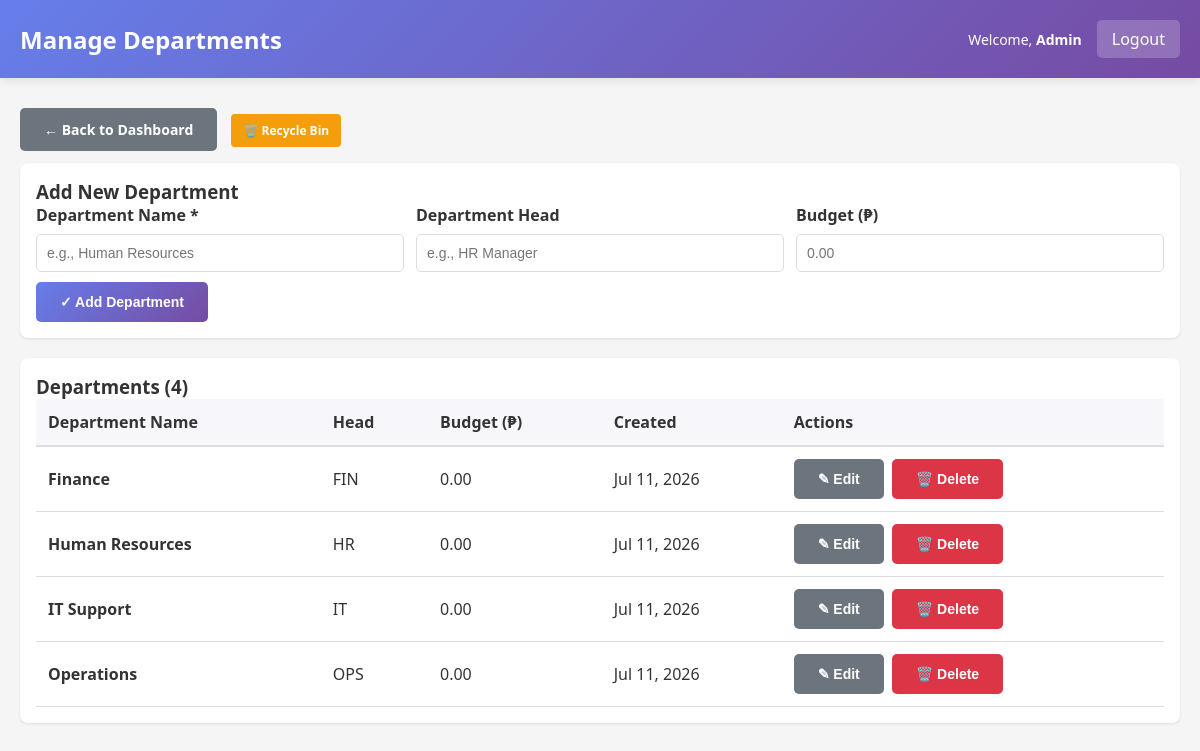
Screenshot of /hrgetafee-simple/admin/manage_departments.php (signed in) with the database file from the repository.
### tables this page shows
CREATE TABLE `employees` (
  `employee_id` int(11) NOT NULL,
  `employee_code` varchar(20) NOT NULL,
  `first_name` varchar(50) NOT NULL,
  `last_name` varchar(50) NOT NULL,
  `email` varchar(100) NOT NULL,
  `phone` varchar(20) DEFAULT NULL,
  `position` varchar(100) DEFAULT NULL,
  `employment_type` enum('Regular','Casual','Job Order','COS') DEFAULT 'Regular',
  `salary` decimal(10,2) DEFAULT NULL,
  `date_hired` date DEFAULT NULL,
  `status` enum('active','inactive') DEFAULT 'active',
  `created_at` timestamp NOT NULL DEFAULT current_timestamp(),
  `updated_at` timestamp NOT NULL DEFAULT current_timestamp() ON UPDATE current_timestamp(),
  `department` varchar(100) DEFAULT NULL,
  `qr_code` varchar(255) DEFAULT NULL,
  `qr_generated_date` datetime DEFAULT NULL
);

CREATE TABLE `departments` (
  `dept_id` int(11) NOT NULL,
  `dept_name` varchar(100) NOT NULL,
  `dept_head` varchar(100) DEFAULT NULL,
  `budget` decimal(12,2) DEFAULT NULL,
  `created_date` timestamp NOT NULL DEFAULT current_timestamp(),
  `is_deleted` tinyint(1) DEFAULT 0,
  `deleted_at` timestamp NULL DEFAULT NULL,
  `deleted_by` int(11) DEFAULT NULL
);

### hrgetafee-simple/includes/functions.php (called while the page is built, shortened)
<?php
function get_employee_info($conn, $employee_id) {
    $stmt = $conn->prepare("SELECT * FROM employees WHERE employee_id = ? LIMIT 1");
    $stmt->bind_param("i", $employee_id);
    $stmt->execute();
    $res = $stmt->get_result();
    $row = $res->fetch_assoc();
    return $row ?: null;
}
function format_date($date) {
    return date('M d, Y', strtotime($date));
}
?>

### hrgetafee-simple/admin/manage_departments.php (the view, shortened to what this page needs)
<?php
require_once '../config/database.php';
require_once '../includes/functions.php';
$admin = get_employee_info($conn, $_SESSION['employee_id']);
$departments = [];
$stmt = $conn->prepare("SELECT dept_id, dept_name, dept_head, budget, created_date FROM departments WHERE is_deleted = FALSE ORDER BY dept_name");
if ($stmt) {
    $stmt->execute();
    $res = $stmt->get_result();
    $departments = $res ? $res->fetch_all(MYSQLI_ASSOC) : [];
}
?>
<!doctype html>
<html lang="en">
<head>
  <link rel="stylesheet" href="../assets/css/style.css">
</head>
<body>
  <div class="navbar">
    <h2>Manage Departments</h2>
    <div class="navbar-user">
      <span>Welcome, <strong><?php echo htmlspecialchars($admin['first_name'] ?? 'Admin'); ?></strong></span>
      <a href="../logout.php">Logout</a>
    </div>
  </div>
  <div class="container">
    <a href="dashboard.php" class="btn btn-secondary" style="margin-bottom:12px">← Back to Dashboard</a>
    <a href="recycle_bin.php" class="recycle-link">🗑️ Recycle Bin</a>
    <section style="background:#fff;padding:16px;border-radius:8px;margin-bottom:20px;box-shadow:0 1px 3px rgba(0,0,0,0.1)">
      <h3>Add New Department</h3>
      <form method="POST" action="">
        <div class="form-row">
          <div class="col">
            <label>Department Name *</label>
            <input type="text" name="dept_name" required placeholder="e.g., Human Resources">
          </div>
          <div class="col">
            <label>Department Head</label>
            <input type="text" name="dept_head" placeholder="e.g., HR Manager">
          </div>
          <div class="col">
            <label>Budget (₱)</label>
            <input type="number" step="0.01" min="0" name="budget" placeholder="0.00">
          </div>
        </div>
        <div style="margin-top:10px;">
          <button class="btn btn-primary" type="submit">✓ Add Department</button>
        </div>
      </form>
    </section>
    <section style="background:#fff;padding:16px;border-radius:8px;box-shadow:0 1px 3px rgba(0,0,0,0.1)">
      <h3>Departments (<?php echo count($departments); ?>)</h3>
      <?php if (empty($departments)): ?>
        <div style="padding:20px;text-align:center;color:#666">No departments found. Create one above!</div>
      <?php else: ?>
        <table>
          <thead>
            <tr>
              <th>Department Name</th>
              <th>Head</th>
              <th>Budget (₱)</th>
              <th>Created</th>
              <th>Actions</th>
            </tr>
          </thead>
          <tbody>
            <?php foreach ($departments as $d): ?>
              <tr>
                <td><strong><?php echo htmlspecialchars($d['dept_name']); ?></strong></td>
                <td><?php echo htmlspecialchars($d['dept_head'] ?? '-'); ?></td>
                <td><?php echo htmlspecialchars(number_format($d['budget'], 2)); ?></td>
                <td><?php echo htmlspecialchars(format_date($d['created_date'])); ?></td>
                <td>
                  <div class="actions-small">
                    <button class="btn btn-secondary" onclick="toggleEdit(<?php echo (int)$d['dept_id']; ?>)">✎ Edit</button>
                    <form method="POST" action="" style="display:inline" onsubmit="return confirm('Move this department to recycle bin?')">
                      <button class="btn btn-danger" type="submit">🗑️ Delete</button>
                    </form>
                  </div>
                </td>
              </tr>
            <?php endforeach; ?>
          </tbody>
        </table>
      <?php endif; ?>
    </section>
  </div>
</body>
</html>

### hrgetafee-simple/assets/css/style.css (style rules this page uses)
* { margin: 0; padding: 0; box-sizing: border-box; }
body { font-family: 'Segoe UI', Tahoma, Geneva, Verdana, sans-serif; background-color: #f5f5f5; color: #333; }
.navbar { background: linear-gradient(135deg, #667eea 0%, #764ba2 100%); color: white; padding: 20px; display: flex; justify-content: space-between; align-items: center; box-shadow: 0 2px 10px rgba(0, 0, 0, 0.1); }
.navbar h2 { font-size: 24px; font-weight: 600; }
.navbar-user { display: flex; gap: 15px; align-items: center; }
.navbar-user span { font-size: 14px; }
.navbar-user a { background: rgba(255, 255, 255, 0.2); color: white; padding: 8px 15px; text-decoration: none; border-radius: 5px; transition: background 0.3s; }
.container { max-width: 1200px; margin: 30px auto; padding: 0 20px; }
.btn { display: inline-block; padding: 12px 24px; border: none; border-radius: 5px; cursor: pointer; font-size: 14px; font-weight: 600; text-decoration: none; transition: all 0.3s; }
.btn-primary { background: linear-gradient(135deg, #667eea 0%, #764ba2 100%); color: white; }
.btn-danger { background: #dc3545; color: white; }
.btn-secondary { background: #6c757d; color: white; }
table { width: 100%; border-collapse: collapse; }
table thead { background-color: #f8f9fa; border-bottom: 2px solid #ddd; }
table th { padding: 12px; text-align: left; font-weight: 600; color: #333; }
table td { padding: 12px; border-bottom: 1px solid #ddd; }
label { display: block; margin-bottom: 8px; font-weight: 600; color: #333; }
input[type="text"], input[type="email"], input[type="password"], input[type="number"], input[type="date"], select, textarea { width: 100%; padding: 10px; border: 1px solid #ddd; border-radius: 5px; font-size: 14px; transition: border-color 0.3s; }

### hrgetafee-simple/admin/manage_departments.php (style rules this page uses)
.form-row { display:flex; gap:12px; flex-wrap:wrap; }
.form-row .col { flex:1; min-width:200px; }
.actions-small { display:inline-flex; gap:8px; flex-wrap:wrap; }
table { width:100%; border-collapse:collapse; }
th, td { padding:10px; text-align:left; border-bottom:1px solid #eee; }
th { background:#f7f7fb; font-weight:600; }
.recycle-link { display: inline-block; margin-left: 10px; padding: 8px 12px; background: #f59e0b; color: white; text-decoration: none; border-radius: 4px; font-weight: 600; font-size: 12px; }

### rows the page displays
employees: first_name "Admin"
departments: dept_name "Finance", dept_head "FIN", budget "0.00", created_date "Jul 11, 2026"
departments: dept_name "Human Resources", dept_head "HR", budget "0.00", created_date "Jul 11, 2026"
departments: dept_name "IT Support", dept_head "IT", budget "0.00", created_date "Jul 11, 2026"
departments: dept_name "Operations", dept_head "OPS", budget "0.00", created_date "Jul 11, 2026"

### other values shown
count($departments) "4"
